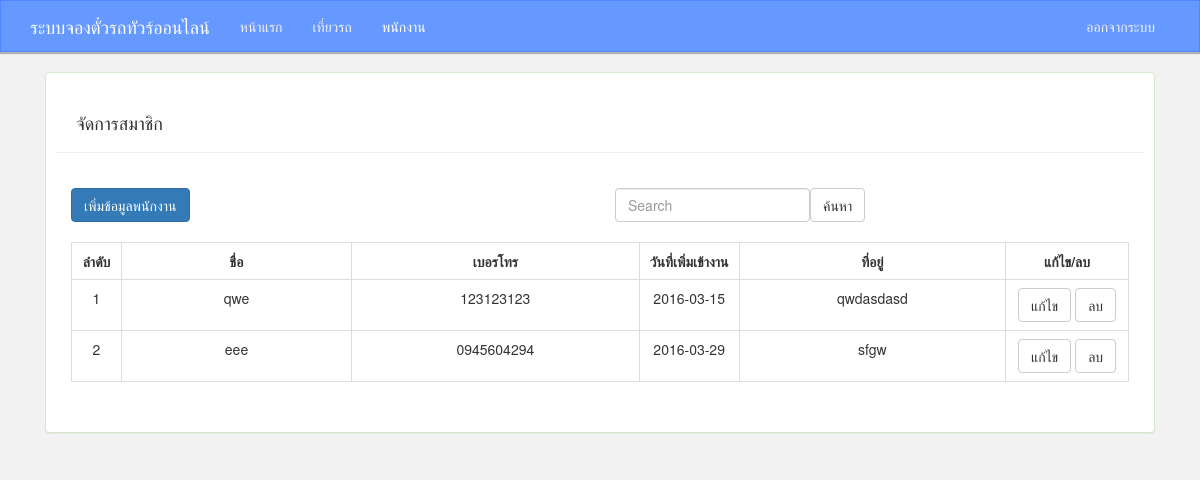
Screenshot of /index.php?p=employee (signed in) with the database file from the repository.
### tables this page shows
CREATE TABLE IF NOT EXISTS `employee` (
  `emp_id` int(11) NOT NULL AUTO_INCREMENT,
  `emp_name` varchar(50) NOT NULL,
  `username` varchar(50) NOT NULL,
  `password` varchar(50) NOT NULL,
  `date_save_emp` date NOT NULL,
  `emp_tel` varchar(10) NOT NULL,
  `emp_address` text NOT NULL,
  PRIMARY KEY (`emp_id`)
);

### page/employee.php (the view, shortened to what this page needs)
   <div class="panel panel-success ">
            <div class="panel-padding">
            <div class="page-header">
  <h4>&nbsp;&nbsp;&nbsp;&nbsp;จัดการสมาชิก</h4>
</div>
          <div class="panel-body ">
          <div class="row">&nbsp;&nbsp;&nbsp;&nbsp;
          <div class="col-md-1">
          <a href="?p=addmem"><button type="button" class="btn btn-primary">เพิ่มข้อมูลพนักงาน</button></a>
          </div>
              <div class="col-md-5">
          </div>
          <div class="col-md-4">
         	<table>
         	<form action="?p=employee" method="post">
         		<tr> <td><input type="text" name="search" class="form-control" placeholder="Search"></td><td> <button class="btn btn-default" type="submit">ค้นหา</button></td></tr>
        	</form>
         	</table>
         <br>
          </div>
          </div>
          <div class="row">
          	<div class="col-md-12">
          	<table class="table  table-bordered">
		<tr>
			<th width="50px"><center>ลำดับ</center></th>
			<th width="230px"><center>ชื่อ</center></th>
			<th><center>เบอรโทร</center></th>
			<th width="100px"><center>วันที่เพิ่มเข้างาน<center></th>
			<th><center>ที่อยู่</center></th>
			<th id="hide" width="123px"><center>แก้ไข/ลบ</center></th>
		</tr>
		<?php
		require "config.php";
		$i = 1;
			$sql =  "SELECT * FROM employee";
			$result =  $con->prepare($sql);
			$result ->execute();
			if($result -> rowCount() > 0){
				while($rs = $result -> fetch(PDO::FETCH_ASSOC)){
					?>
					<tr>
					<td><center><?= $i?></center></td>
					<td><center><?= $rs['emp_name']?></center></td>
					<td><center><?= $rs['emp_tel']?></center></td>
					<td><center><?= $rs['date_save_emp']?></center></td>
					<td><center><?= $rs['emp_address']?></center></td>
					<td id="hide"><center><a href="?p=edit&po=mem&id=<?= $rs['emp_id']?>"><button type="button" class="btn btn-default">แก้ไข</button></a>&nbsp;<a href="#" ><button onclick="del(<?= $rs['emp_id']?>)" type="button" class="btn btn-default">ลบ</button></a></center></td>
					</tr>
					<?php
					$i++;
				}
			}else{
			?>
			<tr><td colspan="6"><center>ไม่พบข้อมูล</center></td></tr>
			<?php
			}
		?>
</table>
          	</div>
          	</div>
          </div>
          </div>

### rows the page displays
employee: emp_name "qwe", emp_tel "123123123", date_save_emp "2016-03-15", emp_address "qwdasdasd"
employee: emp_name "eee", emp_tel "0945604294", date_save_emp "2016-03-29", emp_address "sfgw"
